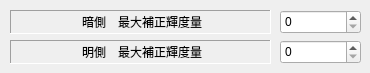
     <widget class="QWidget" name="tab_4">
      <attribute name="title">
       <string>補正</string>
      </attribute>
      <widget class="QSpinBox" name="EditAdjustWhite">
       <property name="geometry">
        <rect>
         <x>280</x>
         <y>40</y>
         <width>81</width>
         <height>24</height>
        </rect>
       </property>
       <property name="maximum">
        <number>255</number>
       </property>
      </widget>
      <widget class="QLabel" name="label_25">
       <property name="geometry">
        <rect>
         <x>10</x>
         <y>10</y>
         <width>261</width>
         <height>24</height>
        </rect>
       </property>
       <property name="frameShape">
        <enum>QFrame::Panel</enum>
       </property>
       <property name="frameShadow">
        <enum>QFrame::Sunken</enum>
       </property>
       <property name="text">
        <string>暗側　最大補正輝度量</string>
       </property>
       <property name="alignment">
        <set>Qt::AlignCenter|Qt::AlignHCenter|Qt::AlignLeading|Qt::AlignLeft|Qt::AlignVCenter</set>
       </property>
      </widget>
      <widget class="QSpinBox" name="EditAdjustBlack">
       <property name="geometry">
        <rect>
         <x>280</x>
         <y>10</y>
         <width>81</width>
         <height>24</height>
        </rect>
       </property>
       <property name="maximum">
        <number>255</number>
       </property>
      </widget>
      <widget class="QLabel" name="label_26">
       <property name="geometry">
        <rect>
         <x>10</x>
         <y>40</y>
         <width>261</width>
         <height>24</height>
        </rect>
       </property>
       <property name="frameShape">
        <enum>QFrame::Panel</enum>
       </property>
       <property name="frameShadow">
        <enum>QFrame::Sunken</enum>
       </property>
       <property name="text">
        <string>明側　最大補正輝度量</string>
       </property>
       <property name="alignment">
        <set>Qt::AlignCenter|Qt::AlignHCenter|Qt::AlignLeading|Qt::AlignLeft|Qt::AlignVCenter</set>
       </property>
      </widget>
     </widget>
